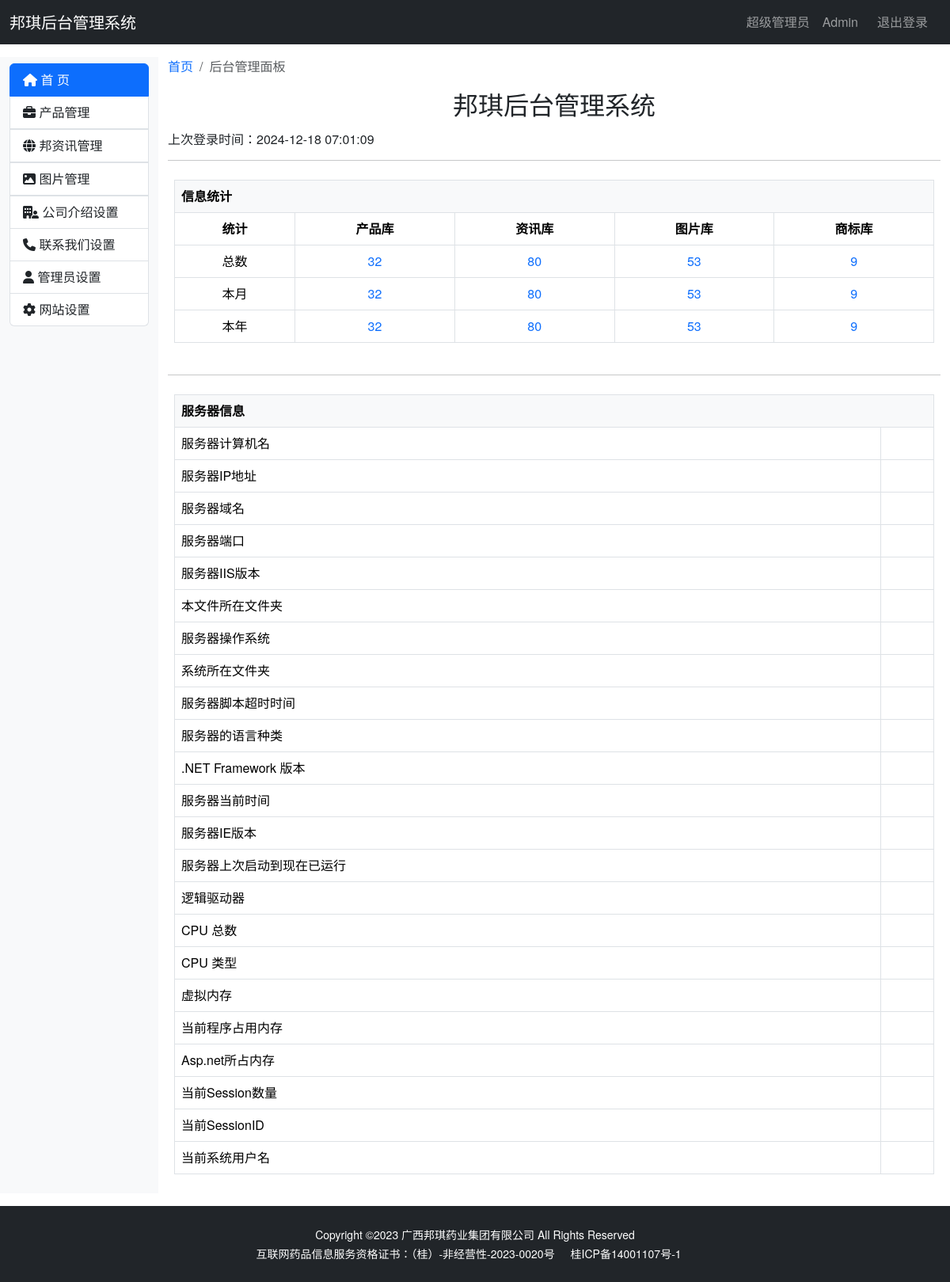
The page /admin/ (signed in) on the database as committed earlier.
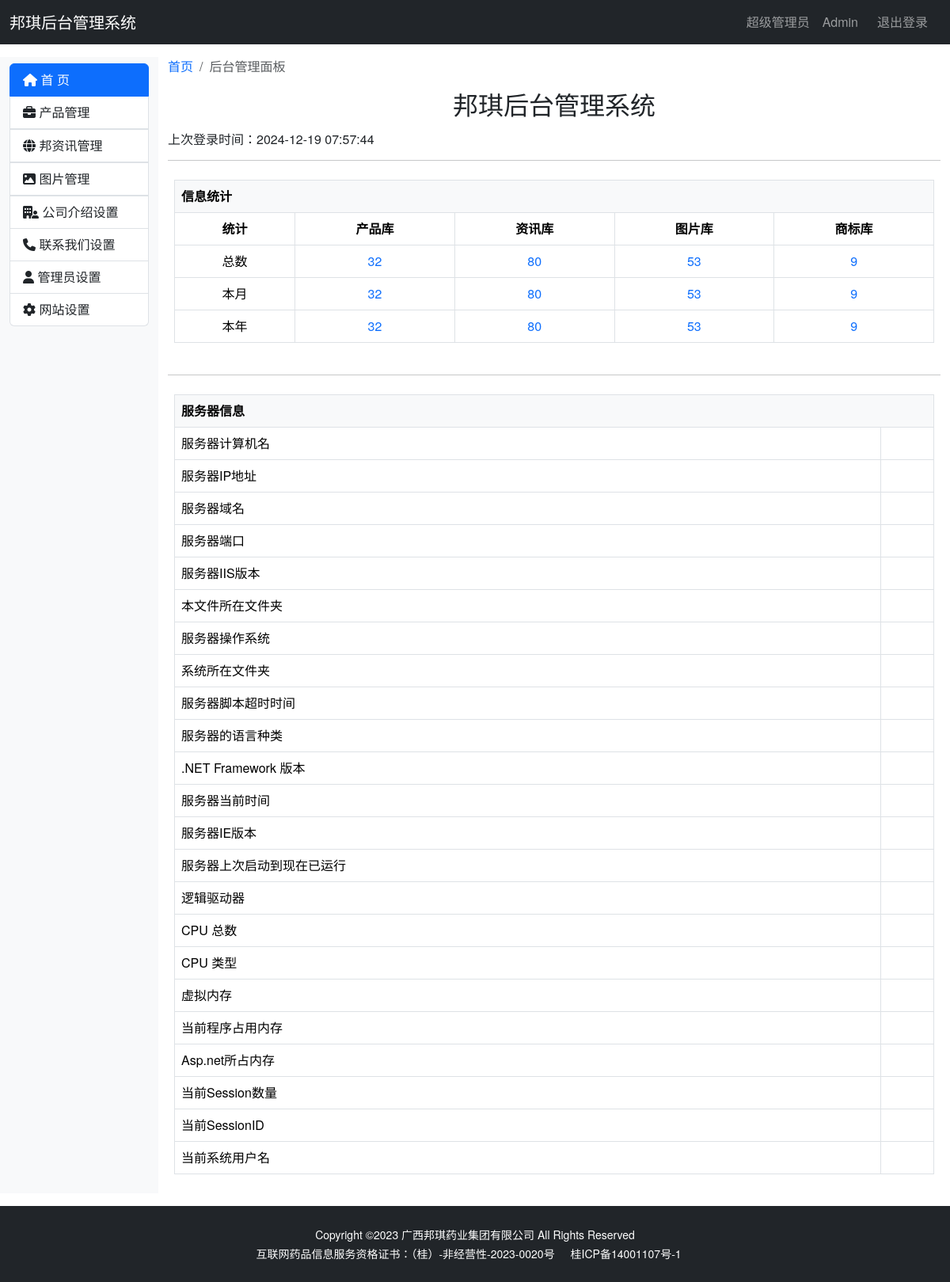
The same page on the database as committed later.
### bqwebsite/models.py (models this page shows, shortened)
class Admin(db.Model, UserMixin):
    __tablename__ = 'admin'
    id = db.Column(db.Integer, primary_key=True, autoincrement=True)
    email = db.Column(db.String(128), unique=True)
    name = db.Column(db.String(50))
    last_login_time = db.Column(db.DateTime)  # 最后一次登录时间
    password_hash = db.Column(db.String(128))

### bqwebsite/blueprints/admin.py (the view)
@admin_bp.route('/')  # 首页
def index():
    if not current_user.is_authenticated:
        return redirect(url_for('main.index'))
    product_length = Product.query.count()
    news_length = News.query.count()
    photo_length = Photo.query.count()
    brand_length = Brand.query.count()
    return render_template('admin/index.html', product_length=product_length, news_length=news_length,
                           photo_length=photo_length, brand_length=brand_length,
                           last_login_time=current_user.last_login_time)

### bqwebsite/extensions.py (called while the page is built)
@login_manager.user_loader
def load_user(user_id):
    from .models import Admin
    user = Admin.query.get(int(user_id))
    return user

### bqwebsite/templates/admin/index.html (shortened to what this page needs)
{% extends 'admin_base.html' %}
{% block content %}
    <div class="container-fluid my-3">
        <div class="row">
            {% include 'admin/_sidebar_category.html' %}
            <div class="col-md-10">
                <nav aria-label="breadcrumb">
                    <ol class="breadcrumb">
                        <li class="breadcrumb-item"><a href="{{ url_for('admin.index') }}" class="link-underline link-underline-opacity-0 link-underline-opacity-75-hover">首页</a></li>
                        <li class="breadcrumb-item active" aria-current="page">后台管理面板</li>
                    </ol>
                </nav>
                <h2 class="text-center mb-3 mt-3">邦琪后台管理系统</h2>
                <h6>上次登录时间：{{ current_user.last_login_time }}</h6>
                <hr>
                <div class="p-2">
                    <table class="table table-hover text-center table-bordered">
                        <thead>
                        <tr>
                            <th colspan="5" scope="col" class="bg-light text-start">信息统计</th>
                        </tr>
                        </thead>
                        <thead>
                        <tr>
                            <th scope="col">统计</th>
                            <th scope="col">产品库</th>
                            <th scope="col">资讯库</th>
                            <th scope="col">图片库</th>
                            <th scope="col">商标库</th>
                        </tr>
                        </thead>
                        <tbody>
                        <tr>
                            <td>总数</td>
                            <td>
                                <a href="{{ url_for('admin.product_list') }}"
                                   class="link-offset-2 link-offset-3-hover link-underline link-underline-opacity-0 link-underline-opacity-75-hover">{{ product_length }}
                                </a>
                            </td>
                            <td>
                                <a href="{{ url_for('admin.news_list') }}"
                                   class="link-offset-2 link-offset-3-hover link-underline link-underline-opacity-0 link-underline-opacity-75-hover">{{ news_length }}
                                </a>
                            </td>
                            <td>
                                <a href="#"
                                   class="link-offset-2 link-offset-3-hover link-underline link-underline-opacity-0 link-underline-opacity-75-hover">{{ photo_length }}
                                </a>
                            </td>
                            <td>
                                <a href="{{ url_for('admin.category_list') }}"
                                   class="link-offset-2 link-offset-3-hover link-underline link-underline-opacity-0 link-underline-opacity-75-hover">{{ brand_length }}
                                </a>
                            </td>
                        </tr>
                        <tr>
                            <td>本月</td>
                            <td>
                                <a href="{{ url_for('admin.product_list') }}"
                                   class="link-offset-2 link-offset-3-hover link-underline link-underline-opacity-0 link-underline-opacity-75-hover">{{ product_length }}
                                </a>
                            </td>
                            <td>
                                <a href="{{ url_for('admin.news_list') }}"
                                   class="link-offset-2 link-offset-3-hover link-underline link-underline-opacity-0 link-underline-opacity-75-hover">{{ news_length }}
                                </a>
                            </td>
                            <td>
                                <a href="#"
                                   class="link-offset-2 link-offset-3-hover link-underline link-underline-opacity-0 link-underline-opacity-75-hover">{{ photo_length }}
                                </a>
                            </td>
                            <td>
                                <a href="{{ url_for('admin.category_list') }}"
                                   class="link-offset-2 link-offset-3-hover link-underline link-underline-opacity-0 link-underline-opacity-75-hover">{{ brand_length }}
                                </a>
                            </td>
                        </tr>
                        <tr>
                            <td>本年</td>
                            <td>
                                <a href="{{ url_for('admin.product_list') }}"
                                   class="link-offset-2 link-offset-3-hover link-underline link-underline-opacity-0 link-underline-opacity-75-hover">{{ product_length }}
                                </a>
                            </td>
                            <td>
                                <a href="{{ url_for('admin.news_list') }}"
                                   class="link-offset-2 link-offset-3-hover link-underline link-underline-opacity-0 link-underline-opacity-75-hover">{{ news_length }}
                                </a>
                            </td>
                            <td>
                                <a href="#"
                                   class="link-offset-2 link-offset-3-hover link-underline link-underline-opacity-0 link-underline-opacity-75-hover">{{ photo_length }}
                                </a>
                            </td>
                            <td>
                                <a href="{{ url_for('admin.category_list') }}"
                                   class="link-offset-2 link-offset-3-hover link-underline link-underline-opacity-0 link-underline-opacity-75-hover">{{ brand_length }}
                                </a>
                            </td>
                        </tr>
                        </tbody>
                    </table>
                </div>
                <hr>
                <div class="p-2">
                    <table class="table table-hover table-bordered">
                        <thead>
                        <tr>
                            <th colspan="2" scope="col" class="bg-light">服务器信息</th>
                        </tr>
                        </thead>
                        <tbody>
                        <tr>
                            <td>服务器计算机名</td>
                            <td></td>
                        </tr>
                        <tr>
                            <td>服务器IP地址</td>
                            <td></td>
                        </tr>
                        <tr>
                            <td>服务器域名</td>
                            <td></td>
                        </tr>
                        <tr>
                            <td>服务器端口</td>
                            <td></td>
                        </tr>
                        <tr>
                            <td>服务器IIS版本</td>
                            <td></td>
                        </tr>
                        <tr>
                            <td>本文件所在文件夹</td>
                            <td></td>
                        </tr>
                        <tr>
                            <td>服务器操作系统</td>
                            <td></td>
                        </tr>
                        <tr>
                            <td>系统所在文件夹</td>
                            <td></td>
                        </tr>
                        <tr>
                            <td>服务器脚本超时时间</td>
                            <td></td>
                        </tr>
                        <tr>
                            <td>服务器的语言种类</td>
                            <td></td>
                        </tr>
                        <tr>
                            <td>.NET Framework 版本</td>
                            <td></td>
                        </tr>
                        <tr>
                            <td>服务器当前时间</td>
                            <td></td>
                        </tr>
                        <tr>
                            <td>服务器IE版本</td>
                            <td></td>
                        </tr>
                        <tr>
                            <td>服务器上次启动到现在已运行</td>
                            <td></td>
                        </tr>
                        <tr>
                            <td>逻辑驱动器</td>
                            <td></td>
                        </tr>
                        <tr>
                            <td>CPU 总数</td>
                            <td></td>
                        </tr>
                        <tr>
                            <td>CPU 类型</td>
                            <td></td>
                        </tr>
                        <tr>
                            <td>虚拟内存</td>
                            <td></td>
                        </tr>
                        <tr>
                            <td>当前程序占用内存</td>
                            <td></td>
                        </tr>
                        <tr>
                            <td>Asp.net所占内存</td>
                            <td></td>
                        </tr>
                        <tr>
                            <td>当前Session数量</td>
                            <td></td>
                        </tr>
                        <tr>
                            <td>当前SessionID</td>
                            <td></td>
                        </tr>
                        <tr>
                            <td>当前系统用户名</td>
                            <td></td>
                        </tr>
                        </tbody>
                    </table>
                </div>
            </div>
        </div>
    </div>
{% endblock %}

### bqwebsite/templates/admin_base.html (shortened to what this page needs)
<!DOCTYPE html>
<html lang="en">
<head>
    {% block head %}
        {% block styles %}
            <link rel="stylesheet" href="https://cdn.staticfile.net/font-awesome/6.4.0/css/all.min.css">
            <link rel="stylesheet" href="{{ url_for('static',filename = 'css/bootstrap.min.css') }}">
            <link rel="stylesheet" href="https://cdn.staticfile.net/bootstrap-icons/1.11.3/font/bootstrap-icons.css">
            <link href="{{ url_for('static',filename = 'admin/css/styles.css') }}" rel="stylesheet"/>
            <link href="https://cdn.staticfile.net/bootstrap-fileinput/5.5.2/css/fileinput.min.css" media="all"
                  rel="stylesheet" type="text/css">
            <link href="https://cdn.staticfile.net/bootstrap-fileinput/5.5.2/css/fileinput-rtl.min.css" media="all"
                  rel="stylesheet" type="text/css">
        {% endblock %}
    {% endblock %}
</head>
<body id="page-top">
{% block navbar %}
    <nav class="navbar navbar-expand-sm navbar-dark bg-dark">
        <div class="container-fluid">
            <a class="navbar-brand" href="{{ url_for('main.index') }}" target="_blank">邦琪后台管理系统</a>
            <ul class="navbar-nav ms-auto">
                <li class="nav-item mx-1 mx-lg-2">
                    <span class="nav-link px-0 rounded">超级管理员</span>
                </li>
                <li class="nav-item mx-1 mx-lg-2">
                    <a class="nav-link px-0 rounded" href="{{ url_for('admin.index') }}">Admin</a>
                </li>
                <li class="nav-item mx-1 mx-lg-2">
                    {% if current_user.is_authenticated %}
                        <a class="nav-link" href="{{ url_for('admin.logout') }}">退出登录</a>
                    {% endif %}
                </li>
            </ul>
        </div>
    </nav>
{% endblock %}
{% block content %}
{% endblock %}
{% block footer %}
    <div class="copyright py-4 text-center bg-dark text-white">
        <div class="container"><small>Copyright ©2023 广西邦琪药业集团有限公司 All Rights Reserved</small></div>
        <div class="container"><small>互联网药品信息服务资格证书：（桂）-非经营性-2023-0020号 <a
                href="https://beian.miit.gov.cn" target="_blank" class="px-0 px-lg-3 rounded"
                style="color: #fff; text-decoration: none">桂ICP备14001107号-1</a></small>
        </div>
    </div>
{% endblock %}
</body>
</html>

### bqwebsite/templates/admin/_sidebar_category.html (shortened to what this page needs)
<div class="col-md-2  bg-light py-2">
    <ul class="list-group">
        <a class="list-group-item {% if request.endpoint == 'admin.index' %}active{% endif %}"
           href="{{ url_for('admin.index') }}"><i class="fa-solid fa-house"></i> 首
            页</a>
        <a class="list-group-item has-submenu collapsed" data-bs-toggle="collapse" href="#product-collapse"
           role="button"
           aria-expanded="false" aria-controls="product-collapse"><i class="fa-solid fa-briefcase"></i> 产品管理</a>
        <a class="list-group-item has-submenu collapsed" data-bs-toggle="collapse" href="#news-collapse"
           role="button" aria-expanded="false" aria-controls="news-collapse"><i class="fa-solid fa-globe"></i> 邦资讯管理</a>
        <a class="list-group-item has-submenu collapsed" data-bs-toggle="collapse" href="#photos-collapse"
           role="button"
           aria-expanded="false" aria-controls="news-collapse"><i class="fa-solid fa-image"></i> 图片管理</a>
        <a class="list-group-item" href="{{ url_for('admin.introduce_list') }}"><i class="fa-solid fa-building-user"></i> 公司介绍设置</a>
        <a class="list-group-item" href="#"><i class="fa-solid fa-phone"></i>  联系我们设置</a>
        <a class="list-group-item" href="#"><i class="fa-solid fa-user"></i> 管理员设置</a>
        <a class="list-group-item" href="#"><i class="fa-solid fa-gear"></i> 网站设置</a>
    </ul>
</div>

### bqwebsite/static/css/styles.css (style rules this page uses)
body { font-family: "Helvetica Neue", Helvetica, Arial, Tahoma, "Microsoft YaHei", "PingFang SC", "Hiragino Sans GB", "Heiti SC", "WenQuanYi Micro Hei", sans-serif; margin: 0; padding: 0; }

Rows that differ between the two databases and show on the page:
changed Admin: last_login_time "2024-12-18 07:01:09" → "2024-12-19 07:57:44"
